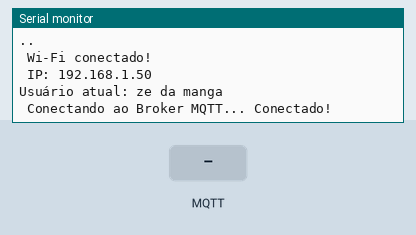
This sketch was run on a simulated ESP32. Shown: the last lines printed to the serial monitor. Inputs (shaded band) come from the test bench. WiFi joins after 1.5 s; servers stay silent unless stated; EEPROM starts erased; no MQTT or app messages arrive unless stated.

Above: at 3.2 s.
3.3 s: MQTT message "1" arrives on the first subscribed topic
At 5.2 s:
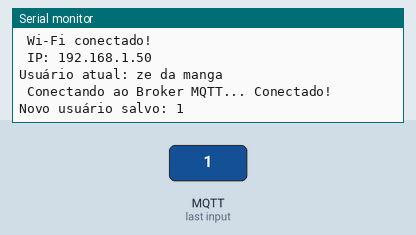
5.5 s: MQTT message "on" arrives on the first subscribed topic
At 6.8 s:
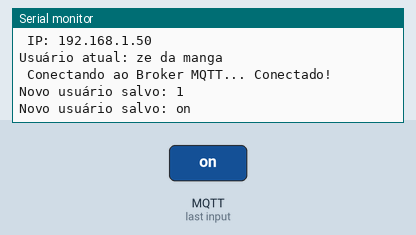
7.5 s: MQTT message "off" arrives on the first subscribed topic
At 8.4 s:
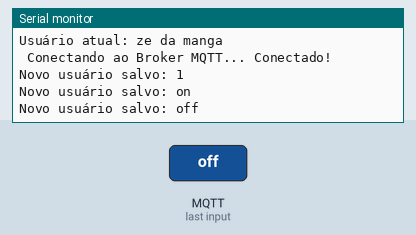

The sketch:

main.ino
```cpp
/*
    BIBLIOTECAS
*/


/*
    WIFI
*/
#include <WiFi.h>

/*
    MQTT
*/
#include <PubSubClient.h>

/*
    MANIPULA A MEMÓRIA PERMANENTE
*/
#include <Preferences.h>


/*
    HORA EM TEMPO REAL
*/
//#include <NTPClient.h>

/*
    JSON PARA ARDUINO/ESP
*/
//#include <ArduinoJson.h>


/*
    VARIÁVEIS DE SETUP
*/

/*
    VARIÁVEIS CONEXÃO WIFI
    SSID
    SENHA
*/
// const char* ssid = "TP-Link_0486";
// const char* password = "46179951";

const char* ssid = "777zip";
const char* password = "R125redes";
/*
    VARIÁVEIS CONEXÃO BROKER
    IP DO SERVIDOR DO BROKER
    PORTA DO BROKER
    ID DO CLIENTE
    TÓPICO DE SUBSCRIÇÃO
    TÓPICO DE ENVIO
*/
// const char* ip_broker = "192.168.1.105";  // Ou IP do seu broker local
const char* ip_broker = "10.67.23.44";  // Ou IP do seu broker local
const int broker_port = 1883;
const char* client_id = "ESP32_MQTT";
const char* mqtt_topic_sub = "esp32/teste";   // Tópico para inscrição
const char* mqtt_topic_pub = "esp32/envio";   // Tópico para publicação


/*
    FUNÇÕES DE SETUP
*/

Preferences prefs;

WiFiClient espClient;

PubSubClient mqttClient(espClient);


// Callback quando receber uma mensagem MQTT
void mqttCallback(char* topic, byte* payload, unsigned int length) {
    // Serial.print(" Mensagem recebida no tópico: ");
    // Serial.println(topic);

    // Serial.print(" Mensagem: ");
    // for (int i = 0; i < length; i++) {
    //     Serial.print((char)payload[i]);
    // }
    // Serial.println();
    String novoUser;
    for (int i = 0; i < length; i++) {
        novoUser += (char)payload[i];
    }

    // Salvar novo valor permanentemente
    prefs.begin("config", false);
    prefs.putString("user", novoUser);
    prefs.end();

    Serial.println("Novo usuário salvo: " + novoUser);
}

// Função para conectar ao Wi-Fi
void setup_wifi() {
    Serial.print(" Conectando ao Wi-Fi: ");
    Serial.println(ssid);

    WiFi.begin(ssid, password);
    while (WiFi.status() != WL_CONNECTED) {
        delay(1000);
        Serial.print(".");
    }
    Serial.println("\n Wi-Fi conectado!");
    Serial.print(" IP: ");
    Serial.println(WiFi.localIP());
}

// Função para conectar ao Broker MQTT
void reconnect_mqtt() {
    while (!mqttClient.connected()) {
        Serial.print(" Conectando ao Broker MQTT...");
        if (mqttClient.connect(client_id)) {
            Serial.println(" Conectado!");
            mqttClient.subscribe(mqtt_topic_sub);  // Inscreve-se no tópico
        } else {
            Serial.print(" Falha, código: ");
            Serial.print(mqttClient.state());
            Serial.println(" Tentando novamente em 5s...");
            delay(5000);
        }
    }
}


/*
    FUNÇÕES DE LEITURA
*/


/*
    SISTEMA OPERACIONAL
*/


/*
    VOID SETUP
*/


void setup() {

    Serial.begin(115200);
    setup_wifi();

    mqttClient.setServer(ip_broker, broker_port);
    mqttClient.setCallback(mqttCallback);
    // Abrir namespace "config" no modo leitura/escrita
    prefs.begin("config", false);

    // Ver se já existe valor salvo
    String user = prefs.getString("user", "ze da manga");
    Serial.println("Usuário atual: " + user);
}

/*
    VOID LOOP
*/


void loop() {

    if (!mqttClient.connected()) {
      reconnect_mqtt();
    }
    mqttClient.loop();

    // if (mqttClient.publish(mqtt_topic_pub, "qualquer coisa")) {
    //     Serial.println("✅ Mensagem enviada: ");
    // } else {
    //     Serial.println("❌ ERRO ao enviar: ");
    // }
    delay(2000);  // Pequeno delay para evitar problemas com envio muito rápido

  }
```

Measured:
- after the input at 3.3 s, the serial monitor: prints a new line after 0.76 s (image 1)
- after the input at 5.5 s, the serial monitor: prints a new line after 0.56 s (image 2)
- after the input at 7.5 s, the serial monitor: prints a new line after 0.56 s (image 3)
